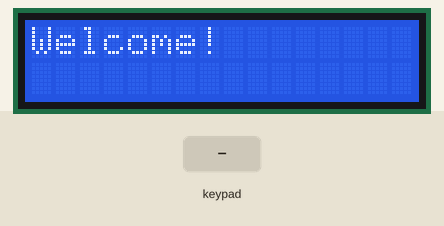
The program below on a simulated ATmega32, built with avr-gcc and emulated at 8 MHz. On the bench: 16×2 character LCD. Wiring (inferred from the names in the program): 4×4 keypad with keys 7 8 9 / 4 5 6 * 1 2 3 - ? 0 = +: rows PD0, PD1, PD2, PD3; columns PD4, PD5, PD6, PD7; character LCD (HD44780): RS PB1; R/W PB2; E PB3; data PA4, PA5, PA6, PA7. The test bench sets the inputs (shaded band).

Above: at 0.2 s.
1.3 s: key '8' pressed
At 2.9 s:
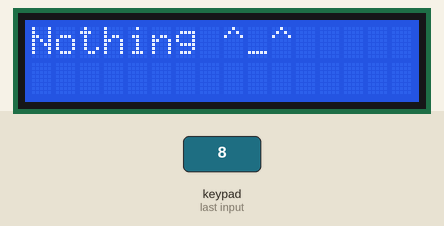
4.3 s: keypad keys 1 2 * pressed 0.4 s apart
At 6.2 s:
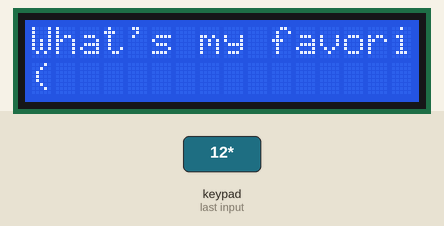
7.0 s: key '7' pressed
At 8.7 s:
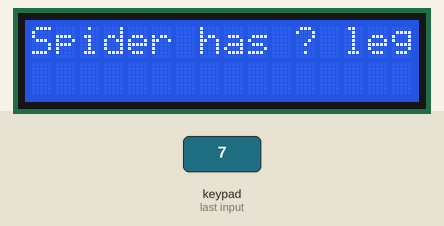
9.4 s: key '9' pressed
At 10.9 s:
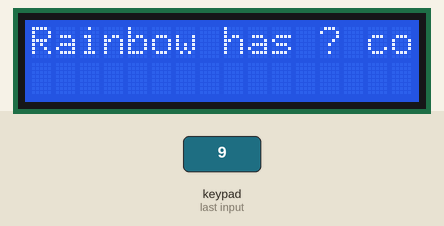
11.9 s: key '4' pressed
At 13.6 s:
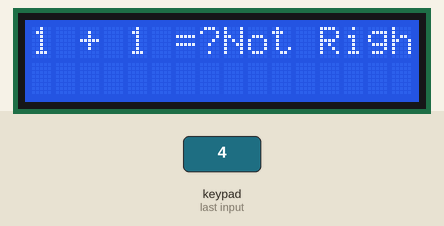
14.3 s: keypad keys 1 2 = pressed 0.4 s apart
Timing chart, 0 to 17.3 s (numbered marks = the images above; inputs shaded):
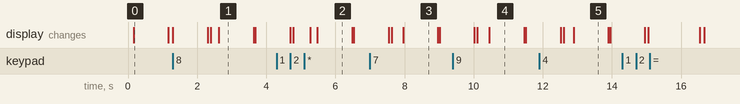

Measured:
- after the input at 1.3 s, the display: first differs from a run without the input after 1.3 s (image 1)
- after the input at 4.3 s, the display: first differs from a run without the input after 0.97 s (image 2 shows a later state)
- after the input at 7.0 s, the display: first differs from a run without the input after 0.96 s (image 3)
- after the input at 9.4 s, the display: first differs from a run without the input after 1.1 s (image 4)
- after the input at 11.9 s, the display: first differs from a run without the input after 1.0 s (image 5)
- what the display in image 0 shows lasts 1.0 s, from 0.2 s to 1.2 s

The program:

main.c
```c
/*
 * code.c
 *
 * Author : FaRaH
 */

#include <avr/io.h>
#include <util/delay.h>

#include "BIT_MATH.h"
#include "STD_TYPES.h"

#include "CLCD_interface.h"
#include "KPD_interface.h"


int main(void)
{
    CLCD_voidInit();
	KPD_Init();

	u8 choices, choice ;

    while (1)
    {
		CLCD_voidSendString("Welcome!");
		_delay_ms(1000);
		CLCD_voidClearScreen();
 		CLCD_voidSendString("Press any Number");

		choices = KPD_u8GetPressed();

		if (choices == '1')
		{
			CLCD_voidClearScreen();
			CLCD_voidSendString("1");
			CLCD_voidClearScreen();
			CLCD_voidSendString("Guess the Number i'm thinking ^_^");
			choice = KPD_u8GetPressed();
			if (choice == '3')
			{
				CLCD_voidSendString("That's Right ^_^");
				_delay_ms(1000);
				CLCD_voidClearScreen();
				CLCD_voidSendString("Good job!!");
				_delay_ms(1000);
				CLCD_voidClearScreen();
			}else{
				CLCD_voidSendString("Not Right :(");
				_delay_ms(1000);
				CLCD_voidClearScreen();
			}
		}
	    else if (choices == '2')
		{
			CLCD_voidClearScreen();
			CLCD_voidSendString("2");
			CLCD_voidClearScreen();
			CLCD_voidSendString("What's my favorite Number ^_^");
			choice = KPD_u8GetPressed();
			if (choice == '9')
			{
				CLCD_voidSendString("That's Right ^_^");
				_delay_ms(1000);
				CLCD_voidClearScreen();
				CLCD_voidSendString("Good job!!");
				_delay_ms(1000);
				CLCD_voidClearScreen();
				}else{
				CLCD_voidSendString("Not Right :(");
				_delay_ms(1000);
				CLCD_voidClearScreen();
			}
		}
		 else if (choices == '3')
		 {
			 CLCD_voidClearScreen();
			 CLCD_voidSendString("3");
			 CLCD_voidClearScreen();
			 CLCD_voidSendString("Nothing for you~");
			 _delay_ms(1000);
			 CLCD_voidClearScreen();

		 }
		  else if (choices == '4')
		  {
			  CLCD_voidClearScreen();
			  CLCD_voidSendString("4");
			  CLCD_voidClearScreen();
			  CLCD_voidSendString("1 + 1 =?");
			  choice = KPD_u8GetPressed();
			  if (choice == '0')
			  {
				  CLCD_voidSendString("That's Right ^_^");
				  _delay_ms(1000);
				  CLCD_voidClearScreen();
				  }else{
				  CLCD_voidSendString("Not Right :(");
				  _delay_ms(1000);
				  CLCD_voidClearScreen();
			  }
		  }
		   else if (choices == '5')
		   {
			   CLCD_voidClearScreen();
			   CLCD_voidSendString("5");
			   CLCD_voidClearScreen();
			   CLCD_voidSendString("Square has ? sides");
			   choice = KPD_u8GetPressed();
			   if (choice == '4')
			   {
				   CLCD_voidSendString("That's Right");
				   _delay_ms(1000);
				   CLCD_voidClearScreen();
				   }else{
				   CLCD_voidSendString("Not Right :(");
				   _delay_ms(1000);
				   CLCD_voidClearScreen();
			   }
		   }
		    else if (choices == '6')
		    {
			    CLCD_voidClearScreen();
			    CLCD_voidSendString("6");
			    CLCD_voidClearScreen();
			    CLCD_voidSendString("? continents on earth");
			    choice = KPD_u8GetPressed();
			    if (choice == '7')
			    {
				    CLCD_voidSendString("That's Right ^_^");
				    _delay_ms(1000);
				    CLCD_voidClearScreen();
				    }else{
				    CLCD_voidSendString("Not Right :(");
				    _delay_ms(1000);
				    CLCD_voidClearScreen();
			    }
		    }
			 else if (choices == '7')
			 {
				 CLCD_voidClearScreen();
				 CLCD_voidSendString("7");
				 CLCD_voidClearScreen();
				 CLCD_voidSendString("Spider has ? legs");
				 choice = KPD_u8GetPressed();
				 if (choice == '8')
				 {
					 CLCD_voidSendString("That's Right ^_^");
					 _delay_ms(1000);
					 CLCD_voidClearScreen();
					 }else{
					 CLCD_voidSendString("Not Right :(");
					 _delay_ms(1000);
					 CLCD_voidClearScreen();
				 }
			 }
			  else if (choices == '8')
			  {
				  CLCD_voidClearScreen();
				  CLCD_voidSendString("8");
				  CLCD_voidClearScreen();
				  CLCD_voidSendString("Nothing ^_^");
				  _delay_ms(1000);
				  CLCD_voidClearScreen();
			  }
			   else if (choices == '9')
			   {
				   CLCD_voidClearScreen();
				   CLCD_voidSendString("9");
				   CLCD_voidClearScreen();
				   CLCD_voidSendString("Rainbow has ? colors");
				   choice = KPD_u8GetPressed();
				   if (choice == '7')
				   {
					   CLCD_voidSendString("That's Right ^_^");
					   _delay_ms(1000);
					   CLCD_voidClearScreen();
					   CLCD_voidSendString("Good job!!");
					   _delay_ms(1000);
					   CLCD_voidClearScreen();
					   }else{
					   CLCD_voidSendString("Not Right :(");
					   _delay_ms(1000);
					   CLCD_voidClearScreen();
				   }
			   }
			    else if (choices == '0')
			    {
				    CLCD_voidClearScreen();
				    CLCD_voidSendString("0");
				    CLCD_voidClearScreen();
				    CLCD_voidSendString("N o t h i n g");
					_delay_ms(1000);
					CLCD_voidClearScreen();
			    }
				 else if (choices == '?')
				 {
					 CLCD_voidClearScreen();

				 }


    }
}
```

KPD_interface.h
```c
/*
 * KPD_interface.h
 *
 *  Author: FaRaH
 */


#ifndef KPD_INTERFACE_H_
#define KPD_INTERFACE_H_


#define NOTPRESSED 0xff

void KPD_Init(void);
u8   KPD_u8GetPressed( void );


#endif /* KPD_INTERFACE_H_ */
```

KPD_programc.c
```c
/*
 * KPD_programc.c
 *
 *  Author: FaRaH
 */

#include <util/delay.h>

#include "STD_TYPES.h"
#include "BIT_MATH.h"

#include "DIO_interface.h"

#include "KPD_interface.h"
#include "KPD_config.h"

void KPD_Init(void){


// 	DIO_enumConnectPullup        ( KPD_PORT , KPD_R0 , DIO_PIN_HIGH );
// 	DIO_enumConnectPullup        ( KPD_PORT , KPD_R1 , DIO_PIN_HIGH );
// 	DIO_enumConnectPullup        ( KPD_PORT , KPD_R2 , DIO_PIN_HIGH );
// 	DIO_enumConnectPullup        ( KPD_PORT , KPD_R3 , DIO_PIN_HIGH );

	DIO_enumSetPinDirection( KPD_PORT , KPD_R0 , DIO_INPUT );
	DIO_enumSetPinDirection( KPD_PORT , KPD_R1 , DIO_INPUT );
	DIO_enumSetPinDirection( KPD_PORT , KPD_R2 , DIO_INPUT );
	DIO_enumSetPinDirection( KPD_PORT , KPD_R3 , DIO_INPUT );

	DIO_enumSetPinValue    ( KPD_PORT , KPD_R0 , DIO_HIGH );
	DIO_enumSetPinValue    ( KPD_PORT , KPD_R1 , DIO_HIGH );
	DIO_enumSetPinValue    ( KPD_PORT , KPD_R2 , DIO_HIGH );
	DIO_enumSetPinValue    ( KPD_PORT , KPD_R3 , DIO_HIGH );


	DIO_enumSetPinDirection( KPD_PORT , KPD_C0 , DIO_PIN_OUTPUT );
	DIO_enumSetPinDirection( KPD_PORT , KPD_C1 , DIO_PIN_OUTPUT );
	DIO_enumSetPinDirection( KPD_PORT , KPD_C2 , DIO_PIN_OUTPUT );
	DIO_enumSetPinDirection( KPD_PORT , KPD_C3 , DIO_PIN_OUTPUT );

	DIO_enumSetPinValue    ( KPD_PORT , KPD_C0 , DIO_PIN_HIGH );
	DIO_enumSetPinValue    ( KPD_PORT , KPD_C1 , DIO_PIN_HIGH );
	DIO_enumSetPinValue    ( KPD_PORT , KPD_C2 , DIO_PIN_HIGH );
	DIO_enumSetPinValue    ( KPD_PORT , KPD_C3 , DIO_PIN_HIGH );

}

//--------------------------------------------------------------------------------------------------

u8   KPD_u8GetPressed( void ){

	u8 LOC_u8ReturnData = NOTPRESSED ;
	u8 LOC_u8GetPressed ;
	/* iterators  */
	u8 LOC_u8Row ;
	u8 LOC_u8Col ;

	for( LOC_u8Col = 0 + KPD_COL_INIT ; LOC_u8Col < KPD_COL_END + 1 ; LOC_u8Col++ ){

		DIO_enumSetPinValue    ( KPD_PORT , LOC_u8Col , DIO_PIN_LOW );
		for( LOC_u8Row = 0 +KPD_ROW_INIT ; LOC_u8Row < KPD_ROW_END + 1 ; LOC_u8Row++ ){

			DIO_enumGetPinValue( KPD_PORT , LOC_u8Row , &LOC_u8GetPressed );

			if( LOC_u8GetPressed == 0 )
			{

				_delay_ms(50);   // delay for bouncing

				DIO_enumGetPinValue( KPD_PORT , LOC_u8Row , &LOC_u8GetPressed );   // to make sure that the button is pressed & check again

				if( LOC_u8GetPressed == 0 )

				{

					LOC_u8ReturnData = KPD_u8Buttons[ LOC_u8Row - KPD_ROW_INIT ][ LOC_u8Col - KPD_COL_INIT ];

				}


				DIO_enumGetPinValue( KPD_PORT , LOC_u8Row , &LOC_u8GetPressed );
				while( DIO_PIN_LOW == LOC_u8GetPressed )
				{

					DIO_enumGetPinValue( KPD_PORT , LOC_u8Row , &LOC_u8GetPressed );

				}

				break ;

			}

		}

		DIO_enumSetPinValue    ( KPD_PORT , LOC_u8Col , DIO_PIN_HIGH );

	}

	return LOC_u8ReturnData ;

}
```

CLCD_config.h
```c
/*
 * CLCD_config.h
 *
 *  Author: FaRaH
 */


#ifndef CLCD_CONFIG_H_
#define CLCD_CONFIG_H_

#define CLCD_MODE  4

#define CLCD_DATA_PORT      DIO_PORTA
#define CLCD_CONTROL_PORT   DIO_PORTB	/* RS,RW,EN */

#define CLCD_RS             DIO_PIN1
#define CLCD_RW             DIO_PIN2
#define CLCD_EN             DIO_PIN3


#endif /* CLCD_CONFIG_H_ */
```

KPD_config.h
```c
/*
 * KPD_config.h
 *
 *  Author: FaRaH
 */


#ifndef KPD_CONFIG_H_
#define KPD_CONFIG_H_

#define KPD_ROW_INIT  DIO_PIN0
#define KPD_ROW_END   DIO_PIN3

#define KPD_COL_INIT  DIO_PIN4
#define KPD_COL_END   DIO_PIN7


u8 KPD_u8Buttons[4][4] = {  {'7','8','9','/'},
							{'4','5','6','*'},
							{'1','2','3','-'},
							{'?','0','=','+'}
						 };


#define KPD_PORT  DIO_PORTD

#define KPD_R0    DIO_PIN0
#define KPD_R1    DIO_PIN1
#define KPD_R2    DIO_PIN2
#define KPD_R3    DIO_PIN3

#define KPD_C0    DIO_PIN4
#define KPD_C1    DIO_PIN5
#define KPD_C2    DIO_PIN6
#define KPD_C3    DIO_PIN7


#endif /* KPD_CONFIG_H_ */
```

CLCD_interface.h
```c
/*
 * CLCD_interface.h
 *
 *  Author: FaRaH
 */


#ifndef CLCD_INTERFACE_H_
#define CLCD_INTERFACE_H_

#include "CLCD_config.h" // to know the mode

#if   CLCD_MODE == 4
#define FOUR_BITS                     0x28          //4 bits mode initialization
#elif CLCD_MODE == 8
#define EIGHT_BITS                    0x38          //8 bits mode initialization (8-bit data, 2-line display, 5 x 7 font )
#endif

/**********************************************************/

#define lcd_DisplayOn_CursorOff       0x0c          // display on, cursor off, don't blink character
#define lcd_DisplayOn_CursorOn        0x0e          // display on, cursor on, don't blink character
#define lcd_DisplayOff_CursorOff      0x08          // turn display off
#define lcd_Clear                     0x01          //replace all characters with ASCII 'space'
#define lcd_EntryMode                 0x06          // shift cursor from left to right on read/write
#define lcd_Home                      0x02          // return cursor to first position on first line
#define lcd_CGRAM                     0x40          // the first Place/Address at CGRAM
#define lcd_SetCursor                 0x80          // set cursor position
#define lcd_FunctionReset             0x30          // reset the LCD

/**********************************************************/

#define CLCD_ROW_1   1
#define CLCD_ROW_2   2

#define CLCD_COL_1   1
#define CLCD_COL_2   2
#define CLCD_COL_3   3
#define CLCD_COL_4   4
#define CLCD_COL_5   5
#define CLCD_COL_6   6
#define CLCD_COL_7   7
#define CLCD_COL_8   8
#define CLCD_COL_9   9
#define CLCD_COL_10  10
#define CLCD_COL_11  11
#define CLCD_COL_12  12
#define CLCD_COL_13  13
#define CLCD_COL_14  14
#define CLCD_COL_15  15
#define CLCD_COL_16  16

/*********************************************************/

void CLCD_voidInit                      ( void                                  );
void CLCD_voidSendData                  ( u8 Copy_u8Data                        );
void CLCD_voidSendCommand               ( u8 Copy_u8Commend                     );
void CLCD_voidSendString                ( const u8 * Copy_u8ptrString           );
void CLCD_voidSendNumber                ( u64 Copy_u64Number                    );
void CLCD_voidSetPosition               ( u8 Copy_u8Row         , u8 Copy_u8Col );
void CLCD_voidSendExtraChar             ( u8 Copy_u8Row         , u8 Copy_u8Col );
void CLCD_voidClearScreen               (void                                   );


#endif /* CLCD_INTERFACE_H_ */
```

BIT_MATH.h
```c
#ifndef BIT_MATH_H_
#define BIT_MATH_H_

#define SET_BIT(reg,bit)	reg|=(1<<bit)
#define CLR_BIT(reg,bit)	reg&=(~(1<<bit))
#define TOG_BIT(reg,bit)	reg^=(1<<bit)
#define GET_BIT(reg,bit)	(reg&(1<<bit))>>bit

#endif
```

CLCD_private.h
```c
/*
 * CLCD_private.h
 *
 *  Author: FaRaH
 */


#ifndef CLCD_PRIVATE_H_
#define CLCD_PRIVATE_H_


static void CLCD_voidSendFallingEdge    (void);


#endif /* CLCD_PRIVATE_H_ */
```

DIO_interface.h
```c
#ifndef   DIO_INTERFACE_H_
#define   DIO_INTERFACE_H_

typedef enum
 {
	DIO_NOK,
	DIO_OK

 }DIO_ErrorStatus;


#define  DIO_PORTA  0
#define  DIO_PORTB  1
#define  DIO_PORTC  2
#define  DIO_PORTD  3

#define DIO_PIN0   0
#define DIO_PIN1   1
#define DIO_PIN2   2
#define DIO_PIN3   3
#define DIO_PIN4   4
#define DIO_PIN5   5
#define DIO_PIN6   6
#define DIO_PIN7   7


#define DIO_PIN_OUTPUT	    1
#define DIO_PIN_INPUT	    0

#define DIO_PIN_HIGH		1
#define DIO_PIN_LOW			0

#define DIO_PORT_OUTPUT		0xFF
#define DIO_PORT_INPUT		0

#define DIO_PORT_HIGH 		0xFF
#define DIO_PORT_LOW  		0

#define PUD  2

#define DIO_HIGH 1

#define DIO_INPUT  0
#define DIO_OUTPUT 1


DIO_ErrorStatus DIO_enumSetPinDirection      (u8 Copy_u8PORT, u8 Copy_u8PIN, u8 Copy_u8Direction     );
DIO_ErrorStatus DIO_enumSetPinValue          (u8 Copy_u8PORT, u8 Copy_u8PIN, u8 Copy_u8Value         );
DIO_ErrorStatus DIO_enumGetPinValue          (u8 Copy_u8PORT, u8 Copy_u8PIN, u8 * Copy_PtrData       );
DIO_ErrorStatus DIO_enumTogglePinValue       (u8 Copy_u8PORT, u8 Copy_u8PIN                          );

//DIO_ErrorStatus DIO_enumConnectPullup        (u8 Copy_u8PORT ,u8 Copy_u8PIN, u8 Copy_u8ConnectPullup );

DIO_ErrorStatus DIO_enumSetPortDirection     (u8 Copy_u8PORT, u8 Copy_u8Direction  );
DIO_ErrorStatus DIO_enumSetPortValue         (u8 Copy_u8PORT, u8 Copy_u8Value      );
DIO_ErrorStatus DIO_enumGetPortValue         (u8 Copy_u8PORT, u8 * Copy_PtrData    );
DIO_ErrorStatus DIO_enumTogglePortValue      (u8 Copy_u8PORT                       );

DIO_ErrorStatus DIO_voidWriteHighNibbles (u8 Copy_u8PORT,u8 value);
DIO_ErrorStatus DIO_voidWriteLowNibbles  (u8 Copy_u8PORT,u8 value);


#endif
```

DIO_private.h
```c
#ifndef _DIO_PRIVATE_H_
#define _DIO_PRIVATE_H_

/* Group A Registers */
#define PORTA_Register  *((volatile u8*)0x3B)
#define DDRA_Register   *((volatile u8*)0x3A)
#define PINA_Register   *((volatile u8*)0x39)

/* Group B Registers */
#define PORTB_Register  *((volatile u8*)0x38)
#define DDRB_Register   *((volatile u8*)0x37)
#define PINB_Register   *((volatile u8*)0x36)

/* Group C Registers */
#define PORTC_Register  *((volatile u8*)0x35)
#define DDRC_Register   *((volatile u8*)0x34)
#define PINC_Register   *((volatile u8*)0x33)

/* Group D Registers */
#define PORTD_Register  *((volatile u8*)0x32)
#define DDRD_Register   *((volatile u8*)0x31)
#define PIND_Register   *((volatile u8*)0x30)

#define SFIOR            ((volatile u8)0x50)


#endif
```

STD_TYPES.h
```c
#ifndef STD_TYPES_H_
#define STD_TYPES_H_

typedef unsigned char u8;
typedef char  c8;
typedef signed long sl32;
typedef signed char	  s8 ;
typedef unsigned long long int  u64;
typedef float f;

#define NULL 0
#define OK   0
#define NOK  1

#endif 
```

Source omitted: CLCD_program.c (7752 bytes), DIO_program.c (9491 bytes)
